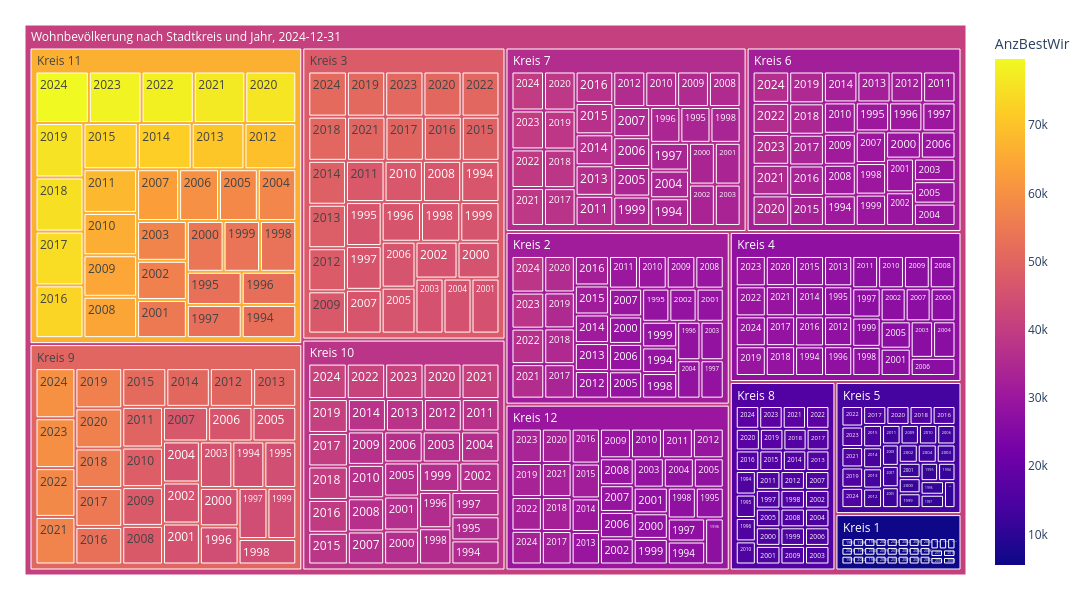

The notebook cell this image was saved under:
### Code cell
treeMap1 = mypy_dv.plot_px_treemap(
    data=myTM.reset_index()
    ,levels=['KreisLang','Jahr_nbr']
    ,values="AnzBestWir"
    ,color="AnzBestWir"
    #, color_continuous_scale='Blues'
    ,color_discrete_map={'(?)':'lightgrey', 'Wohnen':'lightblue'}   
    ,height=600
    ,width=1100               
    #,margin_val_bottom=25
    ,myHeaderTitle="Wohnbevölkerung nach Stadtkreis und Jahr, "+data_max_date
)
treeMap1

### Figure 1 — Plotly figure (JSON) as saved in the notebook; plotly's stock layout.template omitted (floating-point values rounded to 4 significant figures; data arrays with more than 128 entries replaced by an {"elided": "..."} marker saying what was removed)
{"data": [{"branchvalues": "total", "customdata": {"elided": "385x1 float values"}, "domain": {"x": [0, 1], "y": [0, 1]}, "hovertemplate": "%{label}<br><br>Anzahl:<br>%{value}<extra></extra>", "ids": {"elided": "385 str values"}, "labels": {"elided": "385 str values"}, "marker": {"coloraxis": "coloraxis", "colors": {"elided": "385 float values"}}, "name": "", "parents": {"elided": "385 str values"}, "root": {"color": "grey"}, "type": "treemap", "values": {"elided": "385 int values"}}], "layout": {"coloraxis": {"colorbar": {"title": {"text": "AnzBestWir"}}, "colorscale": [[0, "#0d0887"], [0.1111, "#46039f"], [0.2222, "#7201a8"], [0.3333, "#9c179e"], [0.4444, "#bd3786"], [0.5556, "#d8576b"], [0.6667, "#ed7953"], [0.7778, "#fb9f3a"], [0.8889, "#fdca26"], [1, "#f0f921"]]}, "height": 600, "legend": {"tracegroupgap": 0}, "margin": {"b": 25, "l": 25, "r": 25, "t": 25}, "width": 1100}}
